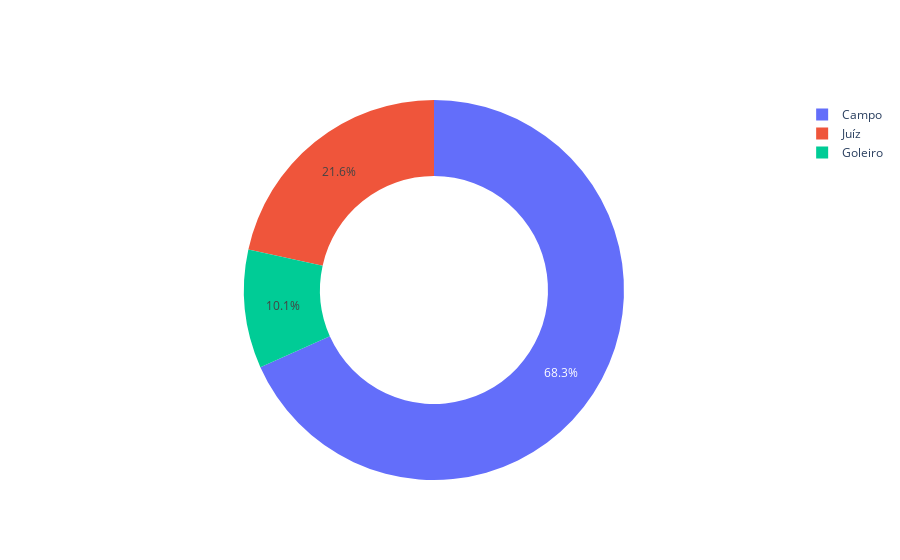

Write notebook code for a chart like this one.
### Code cell
fig_setor.show()

### Figure 1 — Plotly figure (JSON) as saved in the notebook; plotly's stock layout.template omitted (floating-point values rounded to 4 significant figures)
{"data": [{"hole": 0.6, "labels": ["Campo", "Goleiro", "Juíz"], "type": "pie", "values": [1900, 280, 600]}], "layout": {}}
